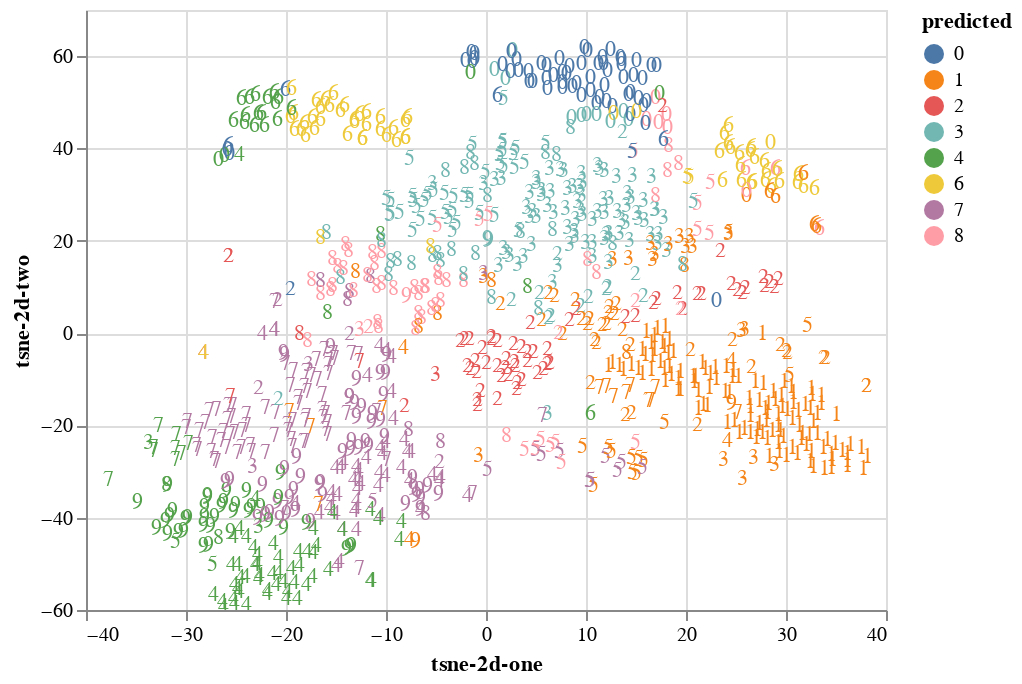

Notebook code for this chart:
### Code cell
alt.Chart(df_10).mark_text().encode(
    text='label',
    x='tsne-2d-one',
    y='tsne-2d-two',
    color=alt.Color('predicted', type='nominal'),
    tooltip=['label', 'predicted']
).interactive()

### Figure 1 — Vega-Lite specification as saved in the notebook (floating-point values rounded to 4 significant figures; data arrays with more than 128 entries replaced by an {"elided": "..."} marker saying what was removed)
{"config": {"view": {"continuousWidth": 400, "continuousHeight": 300}}, "data": {"name": "data-2d12391ca792259735b52ce3c6116870"}, "mark": "text", "encoding": {"color": {"type": "nominal", "field": "predicted"}, "text": {"type": "quantitative", "field": "label"}, "tooltip": [{"type": "quantitative", "field": "label"}, {"type": "quantitative", "field": "predicted"}], "x": {"type": "quantitative", "field": "tsne-2d-one"}, "y": {"type": "quantitative", "field": "tsne-2d-two"}}, "selection": {"selector001": {"type": "interval", "bind": "scales", "encodings": ["x", "y"]}}, "$schema": "https://vega.github.io/schema/vega-lite/v4.8.1.json", "datasets": {"data-2d12391ca792259735b52ce3c6116870": {"elided": "1000 records"}}}
